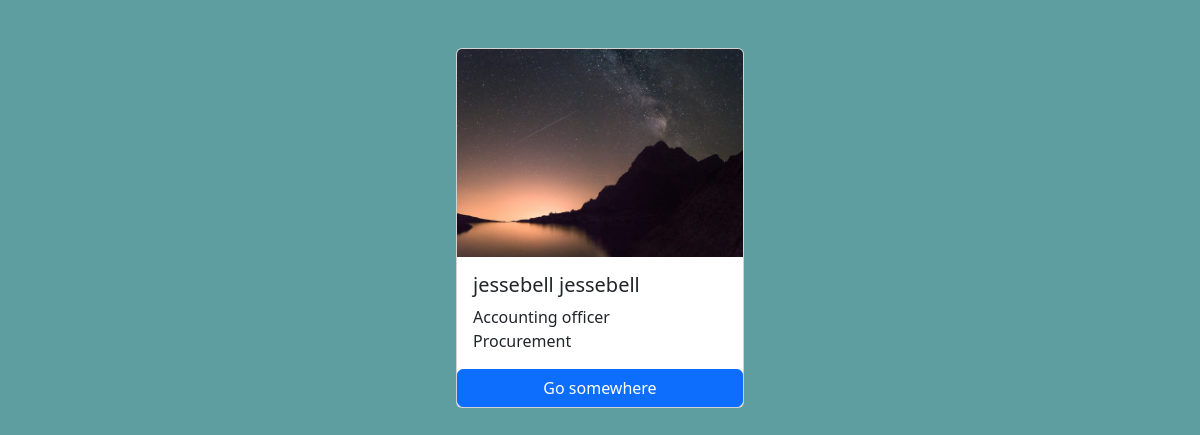
The page /employees/4/ on the database its author committed.
### employees/models.py (models this page shows, shortened)
class employado(models.Model):
    first_name = models.CharField(max_length=100)
    last_name = models.CharField(max_length=100)
    designated = models.CharField(max_length=100)
    department = models.CharField(max_length=100)
    address = models.CharField(max_length=100)
    email = models.EmailField(max_length=100, unique=True)
    phone = models.CharField(max_length=11)
    photo = models.ImageField(upload_to="img")
    created = models.DateTimeField(auto_now_add=True)
    updated = models.DateTimeField(auto_now=True)

### employees/views.py (the view)
# urls.py: path("<int:pk>/", views.employee_detail, name="employee_detail"),
def employee_detail(request, pk):
    employee_profile = get_object_or_404(employado, pk=pk)
    context = {
        "employee_profile": employee_profile,
    }
    return render(request, "employee_detail.html", context)

### templates/employee_detail.html (shortened to what this page needs)
{% load static %}
<!DOCTYPE html>
<html lang="en">
<head>
    <link href="https://cdn.jsdelivr.net/npm/bootstrap@5.3.3/dist/css/bootstrap.min.css" rel="stylesheet">
    <link rel="stylesheet" href="{% static 'css/style.css' %}">
</head>
<body>
    <div class="container pt-5">
        <div class="card m-auto" style="width: 18rem;">
            <img src="{{ employee_profile.photo.url }}" class="card-img-top" alt="...">
            <div class="card-body">
              <h5 class="card-title">{{ employee_profile.first_name }} {{ employee_profile.first_name }}</h5>
              <p class="card-text m-0">{{ employee_profile.designated }}</p>
              <p class="card-text m-0">{{ employee_profile.department }}</p>
            </div>
            <a href="{% url 'home' %}" class="btn btn-primary">Go somewhere</a>
          </div>
    </div>
</body>
</html>

### mysite/static/css/style.css (style rules this page uses)
body { background-color: cadetblue; }

### rows shown on the page
employado: photo (picture), first_name "jessebell", designated "Accounting officer", department "Procurement"
